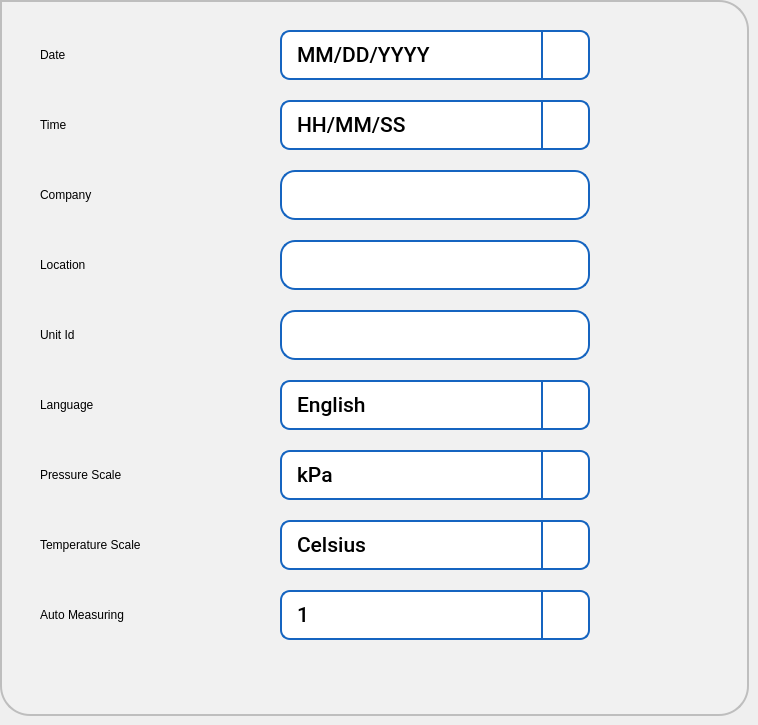
   <widget class="QWidget" name="tabGeneral">
    <attribute name="title">
     <string>General</string>
    </attribute>
    <widget class="QFrame" name="frGeneral">
     <property name="geometry">
      <rect>
       <x>0</x>
       <y>0</y>
       <width>749</width>
       <height>716</height>
      </rect>
     </property>
     <property name="styleSheet">
      <string notr="true">background-color: rgb(241, 241, 241);
border: 2px solid #C4C4C3;
border-bottom-color: #C2C7CB; /* same as the pane color */
border-bottom-left-radius: 30px;
border-bottom-right-radius: 30px;
border-top-right-radius: 30px;
color: rgb(0, 0, 0);
font: 75 16pt &quot;Roboto Medium&quot;;
border-color:  rgb(190, 190, 190);



</string>
     </property>
     <property name="frameShape">
      <enum>QFrame::StyledPanel</enum>
     </property>
     <property name="frameShadow">
      <enum>QFrame::Raised</enum>
     </property>
     <widget class="QComboBox" name="cbDateFormat">
      <property name="geometry">
       <rect>
        <x>280</x>
        <y>30</y>
        <width>310</width>
        <height>50</height>
       </rect>
      </property>
      <property name="font">
       <font>
        <family>Roboto Medium</family>
        <pointsize>16</pointsize>
        <weight>9</weight>
        <italic>false</italic>
        <bold>false</bold>
       </font>
      </property>
      <property name="focusPolicy">
       <enum>Qt::ClickFocus</enum>
      </property>
      <property name="styleSheet">
       <string notr="true">QComboBox {
   border: 2px solid  rgb(21, 100, 192);
   border-radius: 10px;
   padding: 1px 18px 1px 3px;
   background-color: rgb(255, 255, 255);
   color: rgb(0, 0, 0);
   font: 75 16pt &quot;Roboto Medium&quot;;
   padding-left: 15px;
}

QComboBox:on {
    padding-top: 3px;
    padding-left: 15px;
}

QComboBox::drop-down {
    subcontrol-origin: padding;
    subcontrol-position: top right;
    width: 45px;
    border-left-width: 2px;
    border-left-color: darkgray;
    border-left-style: solid;
    border-top-right-radius: 3px;
    border-bottom-right-radius: 3px;
    border-color: rgb(21, 100, 192);
}

QComboBox::down-arrow {
	image: url(:/images/icons/downarrow.png);
}

QComboBox::down-arrow:on {
    top: 1px;
    left: 1px;
}

QComboBox QAbstractItemView {
   border: 2px solid rgb(21, 100, 192);
   font: 75 16pt &quot;Roboto Medium&quot;;
   border-radius: 5px;
   background-color: rgb(255, 255, 255);
   selection-background-color:  rgb(21, 100, 192);
   selection-color: rgb(255, 255, 255);
}

/*  vertical */
QScrollBar:vertical {
     border: 0px solid  rgb(21, 100, 192);
     background:  rgb(230,230,230);
     width: 42px;
	 margin: 45px 0 45px 0;
     border-left: 2px solid  rgb(182, 182, 182);
     border-radius: 0px;
 }

 QScrollBar::handle:vertical {
     background:  rgb(182, 182, 182);
     min-height: 20px;
 }

 QScrollBar::add-line:vertical {
     border: 0px solid grey;
     background:  rgb(230,230,230);
     height: 45px;
     subcontrol-position: bottom;
     subcontrol-origin: margin;
 }

 QScrollBar::sub-line:vertical {
     border: 0px solid grey;
     background:  rgb(230,230,230);
     height: 45px;
     subcontrol-position: top;
     subcontrol-origin: margin;
 }

 QScrollBar::up-arrow:vertical {
     width: 42px;
     height: 45px;
     background-image: url(:/images/icons/cuparrow.png);
}

QScrollBar::down-arrow:vertical {
     width: 42px;
      height: 45px;
      background-image: url(:/images/icons/cdownarrow.png);
 }

 QScrollBar::add-page:vertical, QScrollBar::sub-page:vertical {
      background: none;
 }
</string>
      </property>
      <property name="frame">
       <bool>true</bool>
      </property>
      <item>
       <property name="text">
        <string>MM/DD/YYYY</string>
       </property>
      </item>
      <item>
       <property name="text">
        <string>MM/DD/YY</string>
       </property>
      </item>
      <item>
       <property name="text">
        <string>DD/MM/YYYY</string>
       </property>
      </item>
      <item>
       <property name="text">
        <string>DD/MM/YY</string>
       </property>
      </item>
     </widget>
     <widget class="QLabel" name="label_2">
      <property name="geometry">
       <rect>
        <x>40</x>
        <y>30</y>
        <width>201</width>
        <height>50</height>
       </rect>
      </property>
      <property name="styleSheet">
       <string notr="true">border-width: 0px;
font: 75 18pt &quot;Roboto Medium&quot;;</string>
      </property>
      <property name="text">
       <string>Date</string>
      </property>
     </widget>
     <widget class="QComboBox" name="cbTimeFormat">
      <property name="geometry">
       <rect>
        <x>280</x>
        <y>100</y>
        <width>310</width>
        <height>50</height>
       </rect>
      </property>
      <property name="font">
       <font>
        <family>Roboto Medium</family>
        <pointsize>16</pointsize>
        <weight>9</weight>
        <italic>false</italic>
        <bold>false</bold>
       </font>
      </property>
      <property name="focusPolicy">
       <enum>Qt::ClickFocus</enum>
      </property>
      <property name="styleSheet">
       <string notr="true">QComboBox {
   border: 2px solid  rgb(21, 100, 192);
   border-radius: 10px;
   padding: 1px 18px 1px 3px;
   background-color: rgb(255, 255, 255);
   color: rgb(0, 0, 0);
   font: 75 16pt &quot;Roboto Medium&quot;;
   padding-left: 15px;
}

QComboBox:on {
    padding-top: 3px;
    padding-left: 15px;
}

QComboBox::drop-down {
    subcontrol-origin: padding;
    subcontrol-position: top right;
    width: 45px;
    border-left-width: 2px;
    border-left-color: darkgray;
    border-left-style: solid;
    border-top-right-radius: 3px;
    border-bottom-right-radius: 3px;
    border-color: rgb(21, 100, 192);
}

QComboBox::down-arrow {
	image: url(:/images/icons/downarrow.png);
}

QComboBox::down-arrow:on {
    top: 1px;
    left: 1px;
}

QComboBox QAbstractItemView {
   border: 2px solid rgb(21, 100, 192);
   font: 75 16pt &quot;Roboto Medium&quot;;
   border-radius: 5px;
   background-color: rgb(255, 255, 255);
   selection-background-color:  rgb(21, 100, 192);
   selection-color: rgb(255, 255, 255);
}

/*  vertical */
QScrollBar:vertical {
     border: 0px solid  rgb(21, 100, 192);
     background:  rgb(230,230,230);
     width: 42px;
	 margin: 45px 0 45px 0;
     border-left: 2px solid  rgb(182, 182, 182);
     border-radius: 0px;
 }

 QScrollBar::handle:vertical {
     background:  rgb(182, 182, 182);
     min-height: 20px;
 }

 QScrollBar::add-line:vertical {
     border: 0px solid grey;
     background:  rgb(230,230,230);
     height: 45px;
     subcontrol-position: bottom;
     subcontrol-origin: margin;
 }

 QScrollBar::sub-line:vertical {
     border: 0px solid grey;
     background:  rgb(230,230,230);
     height: 45px;
     subcontrol-position: top;
     subcontrol-origin: margin;
 }

 QScrollBar::up-arrow:vertical {
     width: 42px;
     height: 45px;
     background-image: url(:/images/icons/cuparrow.png);
}

QScrollBar::down-arrow:vertical {
     width: 42px;
      height: 45px;
      background-image: url(:/images/icons/cdownarrow.png);
 }

 QScrollBar::add-page:vertical, QScrollBar::sub-page:vertical {
      background: none;
 }
</string>
      </property>
      <property name="frame">
       <bool>true</bool>
      </property>
      <item>
       <property name="text">
        <string>HH/MM/SS</string>
       </property>
      </item>
      <item>
       <property name="text">
        <string>12 Hour AM/PM</string>
       </property>
      </item>
      <item>
       <property name="text">
        <string>24 Hours</string>
       </property>
      </item>
     </widget>
     <widget class="QLabel" name="label_4">
      <property name="geometry">
       <rect>
        <x>40</x>
        <y>100</y>
        <width>201</width>
        <height>50</height>
       </rect>
      </property>
      <property name="styleSheet">
       <string notr="true">border-width: 0px;
font: 75 18pt &quot;Roboto Medium&quot;;</string>
      </property>
      <property name="text">
       <string>Time</string>
      </property>
     </widget>
     <widget class="QLabel" name="label_5">
      <property name="geometry">
       <rect>
        <x>40</x>
        <y>240</y>
        <width>201</width>
        <height>50</height>
       </rect>
      </property>
      <property name="styleSheet">
       <string notr="true">border-width: 0px;
font: 75 18pt &quot;Roboto Medium&quot;;</string>
      </property>
      <property name="text">
       <string>Location</string>
      </property>
     </widget>
     <widget class="QLabel" name="label_6">
      <property name="geometry">
       <rect>
        <x>40</x>
        <y>310</y>
        <width>201</width>
        <height>50</height>
       </rect>
      </property>
      <property name="styleSheet">
       <string notr="true">border-width: 0px;
font: 75 18pt &quot;Roboto Medium&quot;;</string>
      </property>
      <property name="text">
       <string>Unit Id</string>
      </property>
     </widget>
     <widget class="QComboBox" name="cbLanguage">
      <property name="geometry">
       <rect>
        <x>280</x>
        <y>380</y>
        <width>310</width>
        <height>50</height>
       </rect>
      </property>
      <property name="font">
       <font>
        <family>Roboto Medium</family>
        <pointsize>16</pointsize>
        <weight>9</weight>
        <italic>false</italic>
        <bold>false</bold>
       </font>
      </property>
      <property name="focusPolicy">
       <enum>Qt::ClickFocus</enum>
      </property>
      <property name="styleSheet">
       <string notr="true">QComboBox {
   border: 2px solid  rgb(21, 100, 192);
   border-radius: 10px;
   padding: 1px 18px 1px 3px;
   background-color: rgb(255, 255, 255);
   color: rgb(0, 0, 0);
   font: 75 16pt &quot;Roboto Medium&quot;;
   padding-left: 15px;
}

QComboBox:on {
    padding-top: 3px;
    padding-left: 15px;
}

QComboBox::drop-down {
    subcontrol-origin: padding;
    subcontrol-position: top right;
    width: 45px;
    border-left-width: 2px;
    border-left-color: darkgray;
    border-left-style: solid;
    border-top-right-radius: 3px;
    border-bottom-right-radius: 3px;
    border-color: rgb(21, 100, 192);
}

QComboBox::down-arrow {
	image: url(:/images/icons/downarrow.png);
}

QComboBox::down-arrow:on {
    top: 1px;
    left: 1px;
}

QComboBox QAbstractItemView {
   border: 2px solid rgb(21, 100, 192);
   font: 75 16pt &quot;Roboto Medium&quot;;
   border-radius: 5px;
   background-color: rgb(255, 255, 255);
   selection-background-color:  rgb(21, 100, 192);
   selection-color: rgb(255, 255, 255);
}

/*  vertical */
QScrollBar:vertical {
     border: 0px solid  rgb(21, 100, 192);
     background:  rgb(230,230,230);
     width: 42px;
	 margin: 45px 0 45px 0;
     border-left: 2px solid  rgb(182, 182, 182);
     border-radius: 0px;
 }

 QScrollBar::handle:vertical {
     background:  rgb(182, 182, 182);
     min-height: 20px;
 }

 QScrollBar::add-line:vertical {
     border: 0px solid grey;
     background:  rgb(230,230,230);
     height: 45px;
     subcontrol-position: bottom;
     subcontrol-origin: margin;
 }

 QScrollBar::sub-line:vertical {
     border: 0px solid grey;
     background:  rgb(230,230,230);
     height: 45px;
     subcontrol-position: top;
     subcontrol-origin: margin;
 }

 QScrollBar::up-arrow:vertical {
     width: 42px;
     height: 45px;
     background-image: url(:/images/icons/cuparrow.png);
}

QScrollBar::down-arrow:vertical {
     width: 42px;
      height: 45px;
      background-image: url(:/images/icons/cdownarrow.png);
 }

 QScrollBar::add-page:vertical, QScrollBar::sub-page:vertical {
      background: none;
 }
</string>
      </property>
      <property name="frame">
       <bool>true</bool>
      </property>
      <item>
       <property name="text">
        <string>English</string>
       </property>
      </item>
      <item>
       <property name="text">
        <string>Spanish</string>
       </property>
      </item>
      <item>
       <property name="text">
        <string>German</string>
       </property>
      </item>
      <item>
       <property name="text">
        <string>French</string>
       </property>
      </item>
     </widget>
     <widget class="QLabel" name="label_7">
      <property name="geometry">
       <rect>
        <x>40</x>
        <y>380</y>
        <width>201</width>
        <height>50</height>
       </rect>
      </property>
      <property name="styleSheet">
       <string notr="true">border-width: 0px;
font: 75 18pt &quot;Roboto Medium&quot;;</string>
      </property>
      <property name="text">
       <string>Language</string>
      </property>
     </widget>
     <widget class="QLabel" name="label_8">
      <property name="geometry">
       <rect>
        <x>40</x>
        <y>450</y>
        <width>201</width>
        <height>50</height>
       </rect>
      </property>
      <property name="styleSheet">
       <string notr="true">border-width: 0px;
font: 75 18pt &quot;Roboto Medium&quot;;</string>
      </property>
      <property name="text">
       <string>Pressure Scale</string>
      </property>
     </widget>
     <widget class="QComboBox" name="cbPressureScale">
      <property name="geometry">
       <rect>
        <x>280</x>
        <y>450</y>
        <width>310</width>
        <height>50</height>
       </rect>
      </property>
      <property name="font">
       <font>
        <family>Roboto Medium</family>
        <pointsize>16</pointsize>
        <weight>9</weight>
        <italic>false</italic>
        <bold>false</bold>
       </font>
      </property>
      <property name="focusPolicy">
       <enum>Qt::ClickFocus</enum>
      </property>
      <property name="styleSheet">
       <string notr="true">QComboBox {
   border: 2px solid  rgb(21, 100, 192);
   border-radius: 10px;
   padding: 1px 18px 1px 3px;
   background-color: rgb(255, 255, 255);
   color: rgb(0, 0, 0);
   font: 75 16pt &quot;Roboto Medium&quot;;
   padding-left: 15px;
}

QComboBox:on {
    padding-top: 3px;
    padding-left: 15px;
}

QComboBox::drop-down {
    subcontrol-origin: padding;
    subcontrol-position: top right;
    width: 45px;
    border-left-width: 2px;
    border-left-color: darkgray;
    border-left-style: solid;
    border-top-right-radius: 3px;
    border-bottom-right-radius: 3px;
    border-color: rgb(21, 100, 192);
}

QComboBox::down-arrow {
	image: url(:/images/icons/downarrow.png);
}

QComboBox::down-arrow:on {
    top: 1px;
    left: 1px;
}

QComboBox QAbstractItemView {
   border: 2px solid rgb(21, 100, 192);
   font: 75 16pt &quot;Roboto Medium&quot;;
   border-radius: 5px;
   background-color: rgb(255, 255, 255);
   selection-background-color:  rgb(21, 100, 192);
   selection-color: rgb(255, 255, 255);
}

/*  vertical */
QScrollBar:vertical {
     border: 0px solid  rgb(21, 100, 192);
     background:  rgb(230,230,230);
     width: 42px;
	 margin: 45px 0 45px 0;
     border-left: 2px solid  rgb(182, 182, 182);
     border-radius: 0px;
 }

 QScrollBar::handle:vertical {
     background:  rgb(182, 182, 182);
     min-height: 20px;
 }

 QScrollBar::add-line:vertical {
     border: 0px solid grey;
     background:  rgb(230,230,230);
     height: 45px;
     subcontrol-position: bottom;
     subcontrol-origin: margin;
 }

 QScrollBar::sub-line:vertical {
     border: 0px solid grey;
     background:  rgb(230,230,230);
     height: 45px;
     subcontrol-position: top;
     subcontrol-origin: margin;
 }

 QScrollBar::up-arrow:vertical {
     width: 42px;
     height: 45px;
     background-image: url(:/images/icons/cuparrow.png);
}

QScrollBar::down-arrow:vertical {
     width: 42px;
      height: 45px;
      background-image: url(:/images/icons/cdownarrow.png);
 }

 QScrollBar::add-page:vertical, QScrollBar::sub-page:vertical {
      background: none;
 }
</string>
      </property>
      <property name="frame">
       <bool>true</bool>
      </property>
      <item>
       <property name="text">
        <string>kPa</string>
       </property>
      </item>
      <item>
       <property name="text">
        <string>PSI</string>
       </property>
      </item>
      <item>
       <property name="text">
        <string>hPa</string>
       </property>
      </item>
      <item>
       <property name="text">
        <string>ATM</string>
       </property>
      </item>
     </widget>
     <widget class="QLabel" name="label_9">
      <property name="geometry">
       <rect>
        <x>40</x>
        <y>520</y>
        <width>231</width>
        <height>50</height>
       </rect>
      </property>
      <property name="styleSheet">
       <string notr="true">border-width: 0px;
font: 75 18pt &quot;Roboto Medium&quot;;</string>
      </property>
      <property name="text">
       <string>Temperature Scale</string>
      </property>
     </widget>
     <widget class="QComboBox" name="cbTemperatureScale">
      <property name="geometry">
       <rect>
        <x>280</x>
        <y>520</y>
        <width>310</width>
        <height>50</height>
       </rect>
      </property>
      <property name="font">
       <font>
        <family>Roboto Medium</family>
        <pointsize>16</pointsize>
        <weight>9</weight>
        <italic>false</italic>
        <bold>false</bold>
       </font>
      </property>
      <property name="focusPolicy">
       <enum>Qt::ClickFocus</enum>
      </property>
      <property name="styleSheet">
       <string notr="true">QComboBox {
   border: 2px solid  rgb(21, 100, 192);
   border-radius: 10px;
   padding: 1px 18px 1px 3px;
   background-color: rgb(255, 255, 255);
   color: rgb(0, 0, 0);
   font: 75 16pt &quot;Roboto Medium&quot;;
   padding-left: 15px;
}

QComboBox:on {
    padding-top: 3px;
    padding-left: 15px;
}

QComboBox::drop-down {
    subcontrol-origin: padding;
    subcontrol-position: top right;
    width: 45px;
    border-left-width: 2px;
    border-left-color: darkgray;
    border-left-style: solid;
    border-top-right-radius: 3px;
    border-bottom-right-radius: 3px;
    border-color: rgb(21, 100, 192);
}

QComboBox::down-arrow {
	image: url(:/images/icons/downarrow.png);
}

QComboBox::down-arrow:on {
    top: 1px;
    left: 1px;
}

QComboBox QAbstractItemView {
   border: 2px solid rgb(21, 100, 192);
   font: 75 16pt &quot;Roboto Medium&quot;;
   border-radius: 5px;
   background-color: rgb(255, 255, 255);
   selection-background-color:  rgb(21, 100, 192);
   selection-color: rgb(255, 255, 255);
}

/*  vertical */
QScrollBar:vertical {
     border: 0px solid  rgb(21, 100, 192);
     background:  rgb(230,230,230);
     width: 42px;
	 margin: 45px 0 45px 0;
     border-left: 2px solid  rgb(182, 182, 182);
     border-radius: 0px;
 }

 QScrollBar::handle:vertical {
     background:  rgb(182, 182, 182);
     min-height: 20px;
 }

 QScrollBar::add-line:vertical {
     border: 0px solid grey;
     background:  rgb(230,230,230);
     height: 45px;
     subcontrol-position: bottom;
     subcontrol-origin: margin;
 }

 QScrollBar::sub-line:vertical {
     border: 0px solid grey;
     background:  rgb(230,230,230);
     height: 45px;
     subcontrol-position: top;
     subcontrol-origin: margin;
 }

 QScrollBar::up-arrow:vertical {
     width: 42px;
     height: 45px;
     background-image: url(:/images/icons/cuparrow.png);
}

QScrollBar::down-arrow:vertical {
     width: 42px;
      height: 45px;
      background-image: url(:/images/icons/cdownarrow.png);
 }

 QScrollBar::add-page:vertical, QScrollBar::sub-page:vertical {
      background: none;
 }
</string>
      </property>
      <property name="frame">
       <bool>true</bool>
      </property>
      <item>
       <property name="text">
        <string>Celsius</string>
       </property>
      </item>
      <item>
       <property name="text">
        <string>Fahrenheit</string>
       </property>
      </item>
     </widget>
     <widget class="QLabel" name="label_11">
      <property name="geometry">
       <rect>
        <x>40</x>
        <y>590</y>
        <width>201</width>
        <height>50</height>
       </rect>
      </property>
      <property name="styleSheet">
       <string notr="true">border-width: 0px;
font: 75 18pt &quot;Roboto Medium&quot;;</string>
      </property>
      <property name="text">
       <string>Auto Measuring</string>
      </property>
     </widget>
     <widget class="QComboBox" name="cbAutoMeasuring">
      <property name="geometry">
       <rect>
        <x>280</x>
        <y>590</y>
        <width>310</width>
        <height>50</height>
       </rect>
      </property>
      <property name="font">
       <font>
        <family>Roboto Medium</family>
        <pointsize>16</pointsize>
        <weight>9</weight>
        <italic>false</italic>
        <bold>false</bold>
       </font>
      </property>
      <property name="focusPolicy">
       <enum>Qt::ClickFocus</enum>
      </property>
      <property name="styleSheet">
       <string notr="true">QComboBox {
   border: 2px solid  rgb(21, 100, 192);
   border-radius: 10px;
   padding: 1px 18px 1px 3px;
   background-color: rgb(255, 255, 255);
   color: rgb(0, 0, 0);
   font: 75 16pt &quot;Roboto Medium&quot;;
   padding-left: 15px;
}

QComboBox:on {
    padding-top: 3px;
    padding-left: 15px;
}

QComboBox::drop-down {
    subcontrol-origin: padding;
    subcontrol-position: top right;
    width: 45px;
    border-left-width: 2px;
    border-left-color: darkgray;
    border-left-style: solid;
    border-top-right-radius: 3px;
    border-bottom-right-radius: 3px;
    border-color: rgb(21, 100, 192);
}

QComboBox::down-arrow {
	image: url(:/images/icons/downarrow.png);
}

QComboBox::down-arrow:on {
    top: 1px;
    left: 1px;
}

QComboBox QAbstractItemView {
   border: 2px solid rgb(21, 100, 192);
   font: 75 16pt &quot;Roboto Medium&quot;;
   border-radius: 5px;
   border-bottom-right-radius: 15px;
   background-color: rgb(255, 255, 255);
   selection-background-color:  rgb(21, 100, 192);
   selection-color: rgb(255, 255, 255);
}

/*  vertical */
QScrollBar:vertical {
     border: 0px solid  rgb(21, 100, 192);
     background:  rgb(230,230,230);
     width: 41px;
	 margin: 50px 0 50px 0;
     border-left: 2px solid  rgb(182, 182, 182);
     border-radius: 0px;
 }

 QScrollBar::handle:vertical {
     background:  rgb(182, 182, 182);
     min-height: 20px;
 }

 QScrollBar::add-line:vertical {
     border: 0px solid grey;
     background:  rgb(230,230,230);
     height: 50px;
     subcontrol-position: bottom;
     subcontrol-origin: margin;
 }

 QScrollBar::sub-line:vertical {
     border: 0px solid grey;
     background:  rgb(230,230,230);
     height: 50px;
     subcontrol-position: top;
     subcontrol-origin: margin;
 }

 QScrollBar::up-arrow:vertical {
     width: 41px;
     height: 50px;
     background-image: url(:/images/icons/cuparrow.png);
}

QScrollBar::down-arrow:vertical {
     width: 41px;
      height: 50px;
      background-image: url(:/images/icons/cdownarrow.png);
 }

 QScrollBar::add-page:vertical, QScrollBar::sub-page:vertical {
      background:  rgb(241, 241, 241);
 }
</string>
      </property>
      <property name="maxVisibleItems">
       <number>5</number>
      </property>
      <property name="frame">
       <bool>true</bool>
      </property>
      <item>
       <property name="text">
        <string>1</string>
       </property>
      </item>
      <item>
       <property name="text">
        <string>2</string>
       </property>
      </item>
      <item>
       <property name="text">
        <string>3</string>
       </property>
      </item>
      <item>
       <property name="text">
        <string>4</string>
       </property>
      </item>
      <item>
       <property name="text">
        <string>5</string>
       </property>
      </item>
      <item>
       <property name="text">
        <string>6</string>
       </property>
      </item>
      <item>
       <property name="text">
        <string>7</string>
       </property>
      </item>
      <item>
       <property name="text">
        <string>8</string>
       </property>
      </item>
      <item>
       <property name="text">
        <string>9</string>
       </property>
      </item>
     </widget>
     <widget class="sQLEExtend" name="leLocation">
      <property name="geometry">
       <rect>
        <x>280</x>
        <y>240</y>
        <width>310</width>
        <height>50</height>
       </rect>
      </property>
      <property name="focusPolicy">
       <enum>Qt::ClickFocus</enum>
      </property>
      <property name="styleSheet">
       <string notr="true">QLineEdit { 
	padding: 1px 18px 1px 10px;
	background-color: rgb(255,255,255);
	border-width: 2px;
	border-color: rgb(21, 100, 192);
	border-style: solid;
	border-radius: 15;
	color: rgb(0, 0, 0);
	font: 75 16pt &quot;Roboto Medium&quot;;
}

QLineEdit:read-only {
	background-color: rgb(245,245,245);
}
QLineEdit[error=true] {
border-color: red;
}
QLineEdit[error=false] {
border-color: rgb(21, 100, 192);
}

</string>
      </property>
      <property name="text">
       <string/>
      </property>
      <property name="maxLength">
       <number>25</number>
      </property>
     </widget>
     <widget class="sQLEExtend" name="leUnitId">
      <property name="geometry">
       <rect>
        <x>280</x>
        <y>310</y>
        <width>310</width>
        <height>50</height>
       </rect>
      </property>
      <property name="focusPolicy">
       <enum>Qt::ClickFocus</enum>
      </property>
      <property name="styleSheet">
       <string notr="true">QLineEdit { 
	padding: 1px 18px 1px 10px;
	background-color: rgb(255,255,255);
	border-width: 2px;
	border-color: rgb(21, 100, 192);
	border-style: solid;
	border-radius: 15;
	color: rgb(0, 0, 0);
	font: 75 16pt &quot;Roboto Medium&quot;;
}

QLineEdit:read-only {
	background-color: rgb(245,245,245);
}
QLineEdit[error=true] {
border-color: red;
}
QLineEdit[error=false] {
border-color: rgb(21, 100, 192);
}

</string>
      </property>
      <property name="text">
       <string/>
      </property>
      <property name="maxLength">
       <number>25</number>
      </property>
     </widget>
     <widget class="sQLEExtend" name="leCompany">
      <property name="geometry">
       <rect>
        <x>280</x>
        <y>170</y>
        <width>310</width>
        <height>50</height>
       </rect>
      </property>
      <property name="focusPolicy">
       <enum>Qt::ClickFocus</enum>
      </property>
      <property name="styleSheet">
       <string notr="true">QLineEdit { 
	padding: 1px 18px 1px 10px;
	background-color: rgb(255,255,255);
	border-width: 2px;
	border-color: rgb(21, 100, 192);
	border-style: solid;
	border-radius: 15;
	color: rgb(0, 0, 0);
	font: 75 16pt &quot;Roboto Medium&quot;;
}

QLineEdit:read-only {
	background-color: rgb(245,245,245);
}
QLineEdit[error=true] {
border-color: red;
}
QLineEdit[error=false] {
border-color: rgb(21, 100, 192);
}

</string>
      </property>
      <property name="text">
       <string/>
      </property>
      <property name="maxLength">
       <number>25</number>
      </property>
     </widget>
     <widget class="QLabel" name="label_10">
      <property name="geometry">
       <rect>
        <x>40</x>
        <y>170</y>
        <width>201</width>
        <height>50</height>
       </rect>
      </property>
      <property name="styleSheet">
       <string notr="true">border-width: 0px;
font: 75 18pt &quot;Roboto Medium&quot;;</string>
      </property>
      <property name="text">
       <string>Company</string>
      </property>
     </widget>
    </widget>
   </widget>
